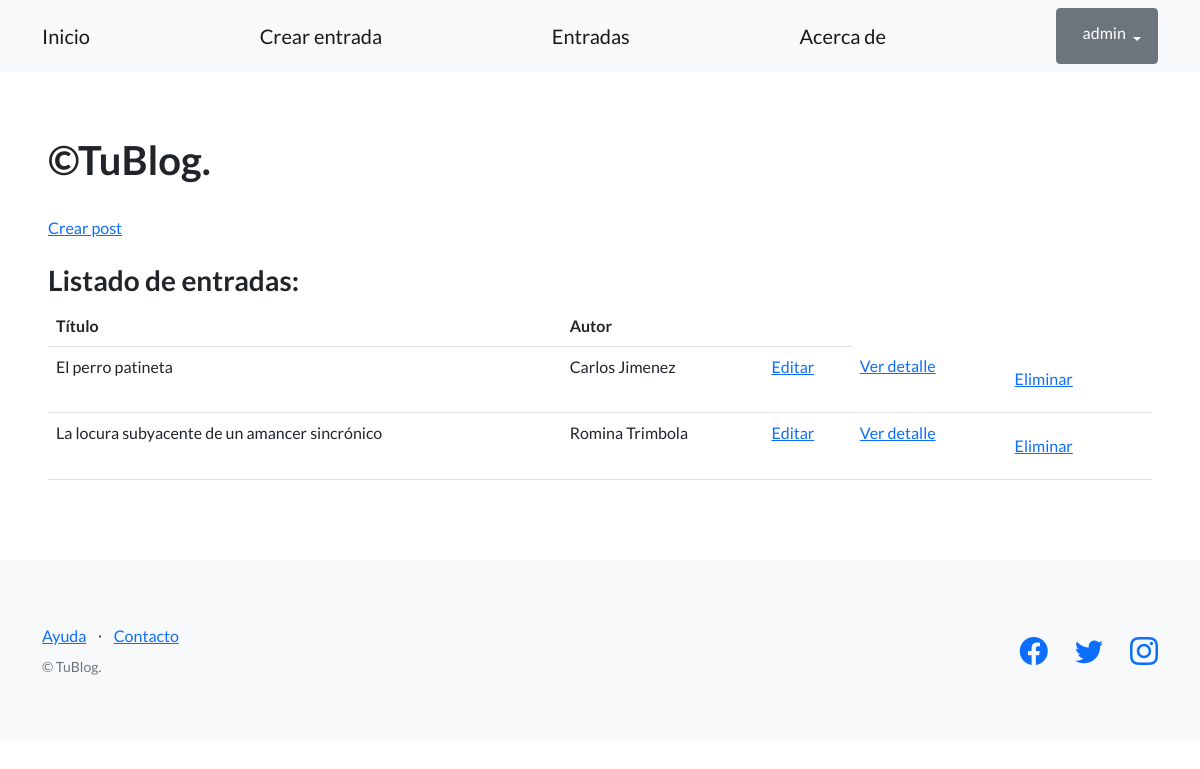
The page /entradas/ (signed in) on the database its author committed.
### control_blog/models.py (models this page shows, shortened)
class Entrada(models.Model):
    titulo = models.CharField(max_length=64, default="ValorPredeterminado")
    autor = models.CharField(max_length=100)
    cuerpo = models.TextField(blank=True)
    fecha_publicacion = models.DateField(auto_now_add=True)

### blog/views.py (the view)
# urls.py: path("entradas/", listado_entradas, name="entradas"),
def listado_entradas(request):
    contexto = {
        "entrada": Entrada.objects.all(),
    }
    http_response = render(
        request=request,
        template_name='entradas.html',
        context=contexto,
    )
    return http_response

### templates_base/entradas.html (shortened to what this page needs)
{% extends "base.html"%}  {%block contenido %}
<h1>&copy;TuBlog.</h1>
<br />
<a href="{% url 'crear_post'%}">Crear post</a>
<br /><br />
<h3>Listado de entradas:</h3>
<table class="table">
  <tbody>
    <tr>
      <th>Título</th>
      <th>Autor</th>
      <th></th>
    </tr>
    {% for entradas in entrada %}
    <tr>
      <td>{{ entradas.titulo }}</td>
      <td>{{entradas.autor}}</td>
      <td>
        <a href="{% url 'editar_entrada' entradas.titulo%}">Editar</a>
      </td>
      <td>
      <a href="{% url 'ver_entrada' titulo=entradas.titulo%}">Ver detalle</a>
    </td>
      <td>
        <form action="{% url 'eliminar_entrada' entradas.titulo%}"method="post">
          <input type="submit" class="btn btn-link" value="Eliminar" />
        </form>
      </td>
    </tr>
    {% endfor %}
  </tbody>
</table>
{%endblock contenido%}

### templates_base/base.html (shortened to what this page needs)
{% load static %}
<!DOCTYPE html>
<html lang="en">
  <head>
    <link
      href="https://cdn.jsdelivr.net/npm/bootstrap-icons@1.5.0/font/bootstrap-icons.css"
      rel="stylesheet"
      type="text/css"
    />
    <link href="{% static 'css/styles.css' %}" rel="stylesheet" />
  </head>
  <body>
    <nav class="navbar navbar-light bg-light static-top">
      <div class="container">
        <a class="navbar-brand" href="{% url 'inicio' %}">Inicio</a>
        <a class="navbar-brand" href="{% url 'crear_post'%}">Crear entrada</a>
        <a class="navbar-brand" href="{% url 'entradas' %}">Entradas</a>
        <a class="navbar-brand" href="{% url 'acerca_de'%}">Acerca de</a>
        {% if user.is_authenticated %}
        <div class="dropdown">
          <button
            class="btn btn-secondary dropdown-toggle"
            type="button"
            id="dropdownMenuButton1"
            data-bs-toggle="dropdown"
            aria-expanded="false"
          >
            <div style="display: inline-flex">
              <span>{{ user.username }}</span>
            </div>
          </button>
        </div>
        {% else %}
        <a class="btn btn-primary" href="{% url 'login'%}">Inicio sesión</a>
        <a class="btn btn-success" href="{% url 'registro'%}">Registro</a>
        {% endif %}
      </div>
    </nav>
    <section style="padding: 4rem 3rem">
      {% block contenido %} {% endblock contenido %}
    </section>
    <footer class="footer bg-light">
      <div class="container">
        <div class="row">
          <div class="col-lg-6 h-100 text-center text-lg-start my-auto">
            <ul class="list-inline mb-2">
              <li class="list-inline-item"><a href="#!">Ayuda</a></li>
              <li class="list-inline-item">⋅</li>
              <li class="list-inline-item"><a href="#!">Contacto</a></li>
            </ul>
            <p class="text-muted small mb-4 mb-lg-0">&copy; TuBlog.</p>
          </div>
          <div class="col-lg-6 h-100 text-center text-lg-end my-auto">
            <ul class="list-inline mb-0">
              <li class="list-inline-item me-4">
                <a href="https://www.facebook.com/Tublog"
                  ><i class="bi-facebook fs-3"></i
                ></a>
              </li>
              <li class="list-inline-item me-4">
                <a href="https://twitter.com/TuBlog"
                  ><i class="bi-twitter fs-3"></i
                ></a>
              </li>
              <li class="list-inline-item">
                <a href="https://www.instagram.com/Tublog"
                  ><i class="bi-instagram fs-3"></i
                ></a>
              </li>
            </ul>
          </div>
        </div>
      </div>
    </footer>
  </body>
</html>

### rows shown on the page
Entrada: titulo "El perro patineta", autor "Carlos Jimenez"
Entrada: titulo "La locura subyacente de un amancer sincrónico", autor "Romina Trimbola"

### other values the page prints
{{ user.username }} "admin"
